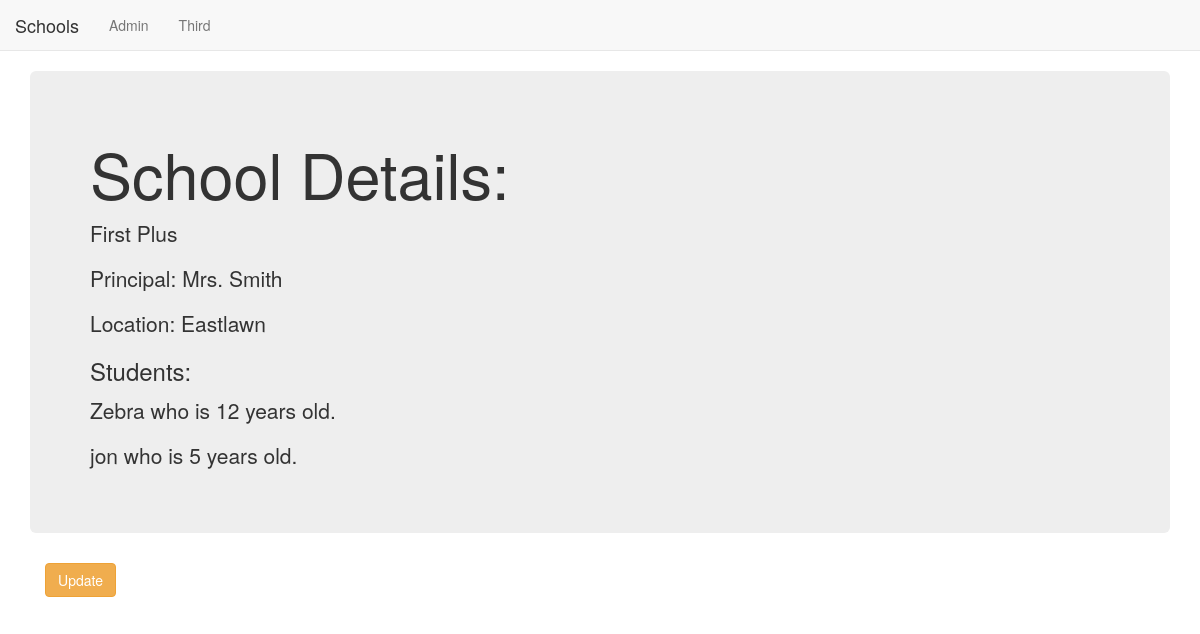
/basic_app/1/, run on the app's committed database.
### basic_app/models.py (models this page shows, shortened)
class School(models.Model):
    name = models.CharField(max_length=256)
    principal = models.CharField(max_length=256)
    location = models.CharField(max_length=256)

class Student(models.Model):
    name = models.CharField(max_length=256)
    age = models.PositiveIntegerField()
    school = models.ForeignKey(School,related_name='students', null=True, on_delete=models.SET_NULL)

### basic_app/views.py (the view)
# urls.py: url(r'^(?P<pk>\d+)/$', views.SchoolDetailView.as_view(), name="detail"),
class SchoolDetailView(DetailView):
    context_object_name = 'school_details'
    model = models.School
    template_name = 'basic_app/school_detail.html'

### basic_app/templates/basic_app/school_detail.html
{% extends "basic_app/basic_app_base.html" %}
{% block body_block %}
<div class="jumbotron">
  <h1>School Details:</h1>
  <p>{{school_details.name}}</p>
  <p>Principal: {{school_details.principal}}</p>
  <p>Location: {{school_details.location}}</p>
  <h3>Students:</h3>
    {% for student in school_details.students.all %}
    <p>{{student.name}} who is {{student.age}} years old.</p>
    {% endfor %}
</div>
<div class="container">
  <p><a class="btn btn-warning" href="{% url 'basic_app:update' pk=school_details.pk%}">Update<a/></p>
</div>
{% endblock %}

### data on the page
School: name "First Plus", principal "Mrs. Smith", location "Eastlawn"
Student: name "Zebra", age "12"
Student: name "jon", age "5"
